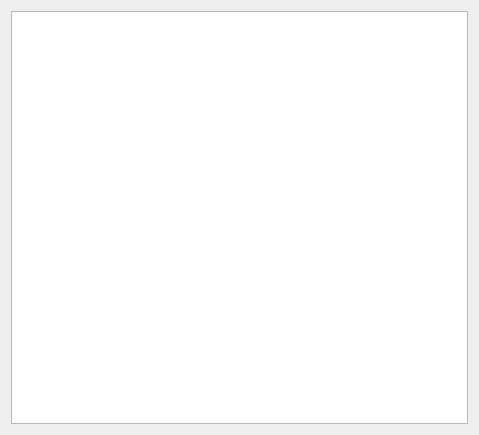
<?xml version="1.0" encoding="UTF-8"?>
<ui version="4.0">
 <class>AboutBox</class>
 <widget class="QDialog" name="AboutBox">
  <property name="geometry">
   <rect>
    <x>0</x>
    <y>0</y>
    <width>479</width>
    <height>435</height>
   </rect>
  </property>
  <property name="windowTitle">
   <string>Dialog</string>
  </property>
  <property name="styleSheet">
   <string notr="true"/>
  </property>
  <layout class="QVBoxLayout" name="verticalLayout">
   <item>
    <widget class="QTextEdit" name="textEdit"/>
   </item>
  </layout>
 </widget>
 <resources/>
 <connections/>
</ui>
